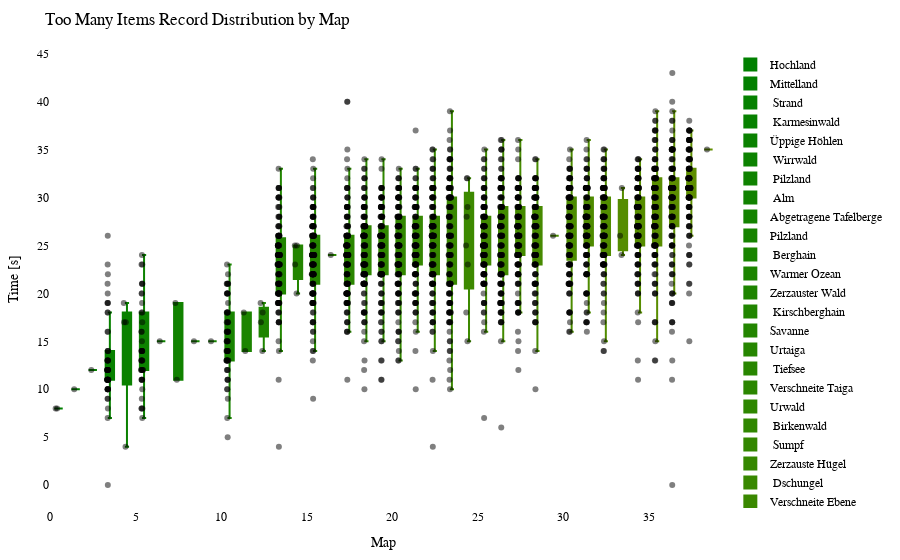

The code cell stored with this chart in its notebook:
### Code cell
import plotly.graph_objects as go
import plotly.io as pio

df = getRecordsDataframe(minigame="Sammelwahn")

# sort df columns by mean value 
df = df.reindex(df.mean().sort_values().index, axis=1)

# drop sum column
df = df.drop(columns=["Sum"])

# remove "Punkte" from all columns
df.columns = df.columns.str.replace('Punkte', '')

cmap = LinearSegmentedColormap.from_list("green_orange", ["green", "orange"])
colors = [to_hex(cmap(i / (num_columns - 1))) for i in range(num_columns)]

# Calculate the offset for centering the data points
num_columns = len(df.columns)
offset = 0.5

# Create a Swarm plot using Plotly
fig = go.Figure()

for i, (column, color) in enumerate(zip(df.columns, colors)):
    x_values = [i + offset] * len(df[column])  # Adjust x-values with offset for horizontal centering
    fig.add_trace(go.Box(x=x_values,
                         y=df[column],
                         name=column,
                         boxpoints='all',
                         pointpos=-0.5,  # Adjust point position to prevent overlapping
                         marker=dict(color='rgba(0,0,0,0.5)', size=6),  # Adjust marker color and size
                         line=dict(color=color),
                         fillcolor=color,
                         hovertext=df_to_html.index,
                         hoverinfo='name+text+y',
                         showlegend=True))

fig.update_layout(title="Too Many Items Record Distribution by Map",
                  xaxis=dict(title="Map"),
                  yaxis=dict(title="Time [s]"),
                  showlegend=True,
                  font=dict(family="Arial", size=12, color="black"),  # Customize font
                  plot_bgcolor="white",  # Set background color
                  margin=dict(l=50, r=50, t=50, b=50),  # Adjust margins for better layout
                  )

pio.show(fig)

pio.write_html(fig, "out/sammel_swarm_plot.html")

### Figure 1 — Plotly figure (JSON) as saved in the notebook; plotly's stock layout.template omitted (floating-point values rounded to 4 significant figures; data arrays with more than 128 entries replaced by an {"elided": "..."} marker saying what was removed)
{"data": [{"boxpoints": "all", "fillcolor": "#008000", "hoverinfo": "name+text+y", "hovertext": {"elided": "153 str values"}, "line": {"color": "#008000"}, "marker": {"color": "rgba(0,0,0,0.5)", "size": 6}, "name": "Hochland", "pointpos": -0.5, "showlegend": true, "type": "box", "x": {"elided": "152 float values"}, "y": {"elided": "152 int values"}}, {"boxpoints": "all", "fillcolor": "#028000", "hoverinfo": "name+text+y", "hovertext": {"elided": "153 str values"}, "line": {"color": "#028000"}, "marker": {"color": "rgba(0,0,0,0.5)", "size": 6}, "name": "Mittelland", "pointpos": -0.5, "showlegend": true, "type": "box", "x": {"elided": "152 float values"}, "y": {"elided": "152 int values"}}, {"boxpoints": "all", "fillcolor": "#058100", "hoverinfo": "name+text+y", "hovertext": {"elided": "153 str values"}, "line": {"color": "#058100"}, "marker": {"color": "rgba(0,0,0,0.5)", "size": 6}, "name": " Strand", "pointpos": -0.5, "showlegend": true, "type": "box", "x": {"elided": "152 float values"}, "y": {"elided": "152 int values"}}, {"boxpoints": "all", "fillcolor": "#078100", "hoverinfo": "name+text+y", "hovertext": {"elided": "153 str values"}, "line": {"color": "#078100"}, "marker": {"color": "rgba(0,0,0,0.5)", "size": 6}, "name": " Karmesinwald", "pointpos": -0.5, "showlegend": true, "type": "box", "x": {"elided": "152 float values"}, "y": {"elided": "152 int values"}}, {"boxpoints": "all", "fillcolor": "#0a8100", "hoverinfo": "name+text+y", "hovertext": {"elided": "153 str values"}, "line": {"color": "#0a8100"}, "marker": {"color": "rgba(0,0,0,0.5)", "size": 6}, "name": "Üppige Höhlen", "pointpos": -0.5, "showlegend": true, "type": "box", "x": {"elided": "152 float values"}, "y": {"elided": "152 int values"}}, {"boxpoints": "all", "fillcolor": "#0c8200", "hoverinfo": "name+text+y", "hovertext": {"elided": "153 str values"}, "line": {"color": "#0c8200"}, "marker": {"color": "rgba(0,0,0,0.5)", "size": 6}, "name": " Wirrwald", "pointpos": -0.5, "showlegend": true, "type": "box", "x": {"elided": "152 float values"}, "y": {"elided": "152 int values"}}, {"boxpoints": "all", "fillcolor": "#0f8200", "hoverinfo": "name+text+y", "hovertext": {"elided": "153 str values"}, "line": {"color": "#0f8200"}, "marker": {"color": "rgba(0,0,0,0.5)", "size": 6}, "name": " Pilzland", "pointpos": -0.5, "showlegend": true, "type": "box", "x": {"elided": "152 float values"}, "y": {"elided": "152 int values"}}, {"boxpoints": "all", "fillcolor": "#118200", "hoverinfo": "name+text+y", "hovertext": {"elided": "153 str values"}, "line": {"color": "#118200"}, "marker": {"color": "rgba(0,0,0,0.5)", "size": 6}, "name": " Alm", "pointpos": -0.5, "showlegend": true, "type": "box", "x": {"elided": "152 float values"}, "y": {"elided": "152 int values"}}, {"boxpoints": "all", "fillcolor": "#148300", "hoverinfo": "name+text+y", "hovertext": {"elided": "153 str values"}, "line": {"color": "#148300"}, "marker": {"color": "rgba(0,0,0,0.5)", "size": 6}, "name": "Abgetragene Tafelberge", "pointpos": -0.5, "showlegend": true, "type": "box", "x": {"elided": "152 float values"}, "y": {"elided": "152 int values"}}, {"boxpoints": "all", "fillcolor": "#178300", "hoverinfo": "name+text+y", "hovertext": {"elided": "153 str values"}, "line": {"color": "#178300"}, "marker": {"color": "rgba(0,0,0,0.5)", "size": 6}, "name": "Pilzland", "pointpos": -0.5, "showlegend": true, "type": "box", "x": {"elided": "152 float values"}, "y": {"elided": "152 int values"}}, {"boxpoints": "all", "fillcolor": "#198400", "hoverinfo": "name+text+y", "hovertext": {"elided": "153 str values"}, "line": {"color": "#198400"}, "marker": {"color": "rgba(0,0,0,0.5)", "size": 6}, "name": " Berghain", "pointpos": -0.5, "showlegend": true, "type": "box", "x": {"elided": "152 float values"}, "y": {"elided": "152 int values"}}, {"boxpoints": "all", "fillcolor": "#1c8400", "hoverinfo": "name+text+y", "hovertext": {"elided": "153 str values"}, "line": {"color": "#1c8400"}, "marker": {"color": "rgba(0,0,0,0.5)", "size": 6}, "name": "Warmer Ozean", "pointpos": -0.5, "showlegend": true, "type": "box", "x": {"elided": "152 float values"}, "y": {"elided": "152 int values"}}, {"boxpoints": "all", "fillcolor": "#1e8400", "hoverinfo": "name+text+y", "hovertext": {"elided": "153 str values"}, "line": {"color": "#1e8400"}, "marker": {"color": "rgba(0,0,0,0.5)", "size": 6}, "name": "Zerzauster Wald", "pointpos": -0.5, "showlegend": true, "type": "box", "x": {"elided": "152 float values"}, "y": {"elided": "152 int values"}}, {"boxpoints": "all", "fillcolor": "#218500", "hoverinfo": "name+text+y", "hovertext": {"elided": "153 str values"}, "line": {"color": "#218500"}, "marker": {"color": "rgba(0,0,0,0.5)", "size": 6}, "name": " Kirschberghain", "pointpos": -0.5, "showlegend": true, "type": "box", "x": {"elided": "152 float values"}, "y": {"elided": "152 int values"}}, {"boxpoints": "all", "fillcolor": "#238500", "hoverinfo": "name+text+y", "hovertext": {"elided": "153 str values"}, "line": {"color": "#238500"}, "marker": {"color": "rgba(0,0,0,0.5)", "size": 6}, "name": "Savanne", "pointpos": -0.5, "showlegend": true, "type": "box", "x": {"elided": "152 float values"}, "y": {"elided": "152 int values"}}, {"boxpoints": "all", "fillcolor": "#268600", "hoverinfo": "name+text+y", "hovertext": {"elided": "153 str values"}, "line": {"color": "#268600"}, "marker": {"color": "rgba(0,0,0,0.5)", "size": 6}, "name": "Urtaiga", "pointpos": -0.5, "showlegend": true, "type": "box", "x": {"elided": "152 float values"}, "y": {"elided": "152 int values"}}, {"boxpoints": "all", "fillcolor": "#288600", "hoverinfo": "name+text+y", "hovertext": {"elided": "153 str values"}, "line": {"color": "#288600"}, "marker": {"color": "rgba(0,0,0,0.5)", "size": 6}, "name": " Tiefsee", "pointpos": -0.5, "showlegend": true, "type": "box", "x": {"elided": "152 float values"}, "y": {"elided": "152 int values"}}, {"boxpoints": "all", "fillcolor": "#2b8600", "hoverinfo": "name+text+y", "hovertext": {"elided": "153 str values"}, "line": {"color": "#2b8600"}, "marker": {"color": "rgba(0,0,0,0.5)", "size": 6}, "name": "Verschneite Taiga", "pointpos": -0.5, "showlegend": true, "type": "box", "x": {"elided": "152 float values"}, "y": {"elided": "152 int values"}}, {"boxpoints": "all", "fillcolor": "#2e8700", "hoverinfo": "name+text+y", "hovertext": {"elided": "153 str values"}, "line": {"color": "#2e8700"}, "marker": {"color": "rgba(0,0,0,0.5)", "size": 6}, "name": "Urwald", "pointpos": -0.5, "showlegend": true, "type": "box", "x": {"elided": "152 float values"}, "y": {"elided": "152 int values"}}, {"boxpoints": "all", "fillcolor": "#308700", "hoverinfo": "name+text+y", "hovertext": {"elided": "153 str values"}, "line": {"color": "#308700"}, "marker": {"color": "rgba(0,0,0,0.5)", "size": 6}, "name": " Birkenwald", "pointpos": -0.5, "showlegend": true, "type": "box", "x": {"elided": "152 float values"}, "y": {"elided": "152 int values"}}, {"boxpoints": "all", "fillcolor": "#338700", "hoverinfo": "name+text+y", "hovertext": {"elided": "153 str values"}, "line": {"color": "#338700"}, "marker": {"color": "rgba(0,0,0,0.5)", "size": 6}, "name": " Sumpf", "pointpos": -0.5, "showlegend": true, "type": "box", "x": {"elided": "152 float values"}, "y": {"elided": "152 int values"}}, {"boxpoints": "all", "fillcolor": "#358800", "hoverinfo": "name+text+y", "hovertext": {"elided": "153 str values"}, "line": {"color": "#358800"}, "marker": {"color": "rgba(0,0,0,0.5)", "size": 6}, "name": "Zerzauste Hügel", "pointpos": -0.5, "showlegend": true, "type": "box", "x": {"elided": "152 float values"}, "y": {"elided": "152 int values"}}, {"boxpoints": "all", "fillcolor": "#388800", "hoverinfo": "name+text+y", "hovertext": {"elided": "153 str values"}, "line": {"color": "#388800"}, "marker": {"color": "rgba(0,0,0,0.5)", "size": 6}, "name": " Dschungel", "pointpos": -0.5, "showlegend": true, "type": "box", "x": {"elided": "152 float values"}, "y": {"elided": "152 int values"}}, {"boxpoints": "all", "fillcolor": "#3a8800", "hoverinfo": "name+text+y", "hovertext": {"elided": "153 str values"}, "line": {"color": "#3a8800"}, "marker": {"color": "rgba(0,0,0,0.5)", "size": 6}, "name": "Verschneite Ebene", "pointpos": -0.5, "showlegend": true, "type": "box", "x": {"elided": "152 float values"}, "y": {"elided": "152 int values"}}, {"boxpoints": "all", "fillcolor": "#3d8900", "hoverinfo": "name+text+y", "hovertext": {"elided": "153 str values"}, "line": {"color": "#3d8900"}, "marker": {"color": "rgba(0,0,0,0.5)", "size": 6}, "name": "Blumenwald", "pointpos": -0.5, "showlegend": true, "type": "box", "x": {"elided": "152 float values"}, "y": {"elided": "152 int values"}}, {"boxpoints": "all", "fillcolor": "#408900", "hoverinfo": "name+text+y", "hovertext": {"elided": "153 str values"}, "line": {"color": "#408900"}, "marker": {"color": "rgba(0,0,0,0.5)", "size": 6}, "name": " Bambusdschungel", "pointpos": -0.5, "showlegend": true, "type": "box", "x": {"elided": "152 float values"}, "y": {"elided": "152 int values"}}, {"boxpoints": "all", "fillcolor": "#428a00", "hoverinfo": "name+text+y", "hovertext": {"elided": "153 str values"}, "line": {"color": "#428a00"}, "marker": {"color": "rgba(0,0,0,0.5)", "size": 6}, "name": " Taiga", "pointpos": -0.5, "showlegend": true, "type": "box", "x": {"elided": "152 float values"}, "y": {"elided": "152 int values"}}, {"boxpoints": "all", "fillcolor": "#458a00", "hoverinfo": "name+text+y", "hovertext": {"elided": "153 str values"}, "line": {"color": "#458a00"}, "marker": {"color": "rgba(0,0,0,0.5)", "size": 6}, "name": " Wald", "pointpos": -0.5, "showlegend": true, "type": "box", "x": {"elided": "152 float values"}, "y": {"elided": "152 int values"}}, {"boxpoints": "all", "fillcolor": "#478a00", "hoverinfo": "name+text+y", "hovertext": {"elided": "153 str values"}, "line": {"color": "#478a00"}, "marker": {"color": "rgba(0,0,0,0.5)", "size": 6}, "name": "Zerzauste Savanne", "pointpos": -0.5, "showlegend": true, "type": "box", "x": {"elided": "152 float values"}, "y": {"elided": "152 int values"}}, {"boxpoints": "all", "fillcolor": "#4a8b00", "hoverinfo": "name+text+y", "hovertext": {"elided": "153 str values"}, "line": {"color": "#4a8b00"}, "marker": {"color": "rgba(0,0,0,0.5)", "size": 6}, "name": "Savannenhochebene", "pointpos": -0.5, "showlegend": true, "type": "box", "x": {"elided": "152 float values"}, "y": {"elided": "152 int values"}}, {"boxpoints": "all", "fillcolor": "#4c8b00", "hoverinfo": "name+text+y", "hovertext": {"elided": "153 str values"}, "line": {"color": "#4c8b00"}, "marker": {"color": "rgba(0,0,0,0.5)", "size": 6}, "name": " Savannenhochebene", "pointpos": -0.5, "showlegend": true, "type": "box", "x": {"elided": "152 float values"}, "y": {"elided": "152 int values"}}, {"boxpoints": "all", "fillcolor": "#4f8b00", "hoverinfo": "name+text+y", "hovertext": {"elided": "153 str values"}, "line": {"color": "#4f8b00"}, "marker": {"color": "rgba(0,0,0,0.5)", "size": 6}, "name": "Dichter Wald", "pointpos": -0.5, "showlegend": true, "type": "box", "x": {"elided": "152 float values"}, "y": {"elided": "152 int values"}}, {"boxpoints": "all", "fillcolor": "#518c00", "hoverinfo": "name+text+y", "hovertext": {"elided": "153 str values"}, "line": {"color": "#518c00"}, "marker": {"color": "rgba(0,0,0,0.5)", "size": 6}, "name": "Lichter Dschungel", "pointpos": -0.5, "showlegend": true, "type": "box", "x": {"elided": "152 float values"}, "y": {"elided": "152 int values"}}, {"boxpoints": "all", "fillcolor": "#548c00", "hoverinfo": "name+text+y", "hovertext": {"elided": "153 str values"}, "line": {"color": "#548c00"}, "marker": {"color": "rgba(0,0,0,0.5)", "size": 6}, "name": " Sonnenblumenebene", "pointpos": -0.5, "showlegend": true, "type": "box", "x": {"elided": "152 float values"}, "y": {"elided": "152 int values"}}, {"boxpoints": "all", "fillcolor": "#578d00", "hoverinfo": "name+text+y", "hovertext": {"elided": "153 str values"}, "line": {"color": "#578d00"}, "marker": {"color": "rgba(0,0,0,0.5)", "size": 6}, "name": "Sonnenblumenebene", "pointpos": -0.5, "showlegend": true, "type": "box", "x": {"elided": "152 float values"}, "y": {"elided": "152 int values"}}, {"boxpoints": "all", "fillcolor": "#598d00", "hoverinfo": "name+text+y", "hovertext": {"elided": "153 str values"}, "line": {"color": "#598d00"}, "marker": {"color": "rgba(0,0,0,0.5)", "size": 6}, "name": " Ebene", "pointpos": -0.5, "showlegend": true, "type": "box", "x": {"elided": "152 float values"}, "y": {"elided": "152 int values"}}, {"boxpoints": "all", "fillcolor": "#5c8d00", "hoverinfo": "name+text+y", "hovertext": {"elided": "153 str values"}, "line": {"color": "#5c8d00"}, "marker": {"color": "rgba(0,0,0,0.5)", "size": 6}, "name": " Savanne", "pointpos": -0.5, "showlegend": true, "type": "box", "x": {"elided": "152 float values"}, "y": {"elided": "152 int values"}}, {"boxpoints": "all", "fillcolor": "#5e8e00", "hoverinfo": "name+text+y", "hovertext": {"elided": "153 str values"}, "line": {"color": "#5e8e00"}, "marker": {"color": "rgba(0,0,0,0.5)", "size": 6}, "name": " Blumenwald", "pointpos": -0.5, "showlegend": true, "type": "box", "x": {"elided": "152 float values"}, "y": {"elided": "152 int values"}}, {"boxpoints": "all", "fillcolor": "#618e00", "hoverinfo": "name+text+y", "hovertext": {"elided": "153 str values"}, "line": {"color": "#618e00"}, "marker": {"color": "rgba(0,0,0,0.5)", "size": 6}, "name": " Tropfsteinhöhlen", "pointpos": -0.5, "showlegend": true, "type": "box", "x": {"elided": "152 float values"}, "y": {"elided": "152 int values"}}], "layout": {"font": {"color": "black", "family": "Arial", "size": 12}, "margin": {"b": 50, "l": 50, "r": 50, "t": 50}, "plot_bgcolor": "white", "showlegend": true, "title": {"text": "Too Many Items Record Distribution by Map"}, "xaxis": {"title": {"text": "Map"}}, "yaxis": {"title": {"text": "Time [s]"}}}}
